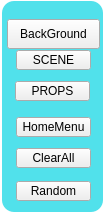
<?xml version="1.0" encoding="UTF-8"?>
<ui version="4.0">
 <class>MainMenu</class>
 <widget class="QWidget" name="MainMenu">
  <property name="geometry">
   <rect>
    <x>0</x>
    <y>0</y>
    <width>103</width>
    <height>212</height>
   </rect>
  </property>
  <property name="mouseTracking">
   <bool>true</bool>
  </property>
  <property name="acceptDrops">
   <bool>true</bool>
  </property>
  <property name="windowTitle">
   <string>Form</string>
  </property>
  <property name="styleSheet">
   <string notr="true">QWidget#MainMenu { background-color: transparent; }
QFrame#frame { background-color: rgba(33, 217, 229, 200);
 border-radius: 12px;}
</string>
  </property>
  <widget class="QFrame" name="frame">
   <property name="geometry">
    <rect>
     <x>2</x>
     <y>1</y>
     <width>101</width>
     <height>211</height>
    </rect>
   </property>
   <property name="frameShape">
    <enum>QFrame::StyledPanel</enum>
   </property>
   <property name="frameShadow">
    <enum>QFrame::Raised</enum>
   </property>
   <widget class="QPushButton" name="BackgroundBtn">
    <property name="geometry">
     <rect>
      <x>5</x>
      <y>18</y>
      <width>93</width>
      <height>30</height>
     </rect>
    </property>
    <property name="mouseTracking">
     <bool>true</bool>
    </property>
    <property name="text">
     <string>BackGround</string>
    </property>
    <property name="iconSize">
     <size>
      <width>16</width>
      <height>16</height>
     </size>
    </property>
   </widget>
   <widget class="QPushButton" name="PropBtn">
    <property name="geometry">
     <rect>
      <x>13</x>
      <y>80</y>
      <width>75</width>
      <height>20</height>
     </rect>
    </property>
    <property name="mouseTracking">
     <bool>true</bool>
    </property>
    <property name="text">
     <string>PROPS</string>
    </property>
   </widget>
   <widget class="QPushButton" name="SceneBtn">
    <property name="geometry">
     <rect>
      <x>14</x>
      <y>49</y>
      <width>75</width>
      <height>20</height>
     </rect>
    </property>
    <property name="mouseTracking">
     <bool>true</bool>
    </property>
    <property name="styleSheet">
     <string notr="true"/>
    </property>
    <property name="text">
     <string>SCENE</string>
    </property>
   </widget>
   <widget class="QPushButton" name="ClearMenuBtn">
    <property name="geometry">
     <rect>
      <x>14</x>
      <y>116</y>
      <width>75</width>
      <height>20</height>
     </rect>
    </property>
    <property name="mouseTracking">
     <bool>true</bool>
    </property>
    <property name="styleSheet">
     <string notr="true"/>
    </property>
    <property name="text">
     <string>HomeMenu</string>
    </property>
   </widget>
   <widget class="QPushButton" name="ClearEntityBtn">
    <property name="geometry">
     <rect>
      <x>14</x>
      <y>147</y>
      <width>75</width>
      <height>20</height>
     </rect>
    </property>
    <property name="mouseTracking">
     <bool>true</bool>
    </property>
    <property name="styleSheet">
     <string notr="true"/>
    </property>
    <property name="text">
     <string>ClearAll</string>
    </property>
   </widget>
   <widget class="QPushButton" name="RandomBtn">
    <property name="geometry">
     <rect>
      <x>14</x>
      <y>180</y>
      <width>75</width>
      <height>20</height>
     </rect>
    </property>
    <property name="mouseTracking">
     <bool>true</bool>
    </property>
    <property name="styleSheet">
     <string notr="true"/>
    </property>
    <property name="text">
     <string>Random</string>
    </property>
   </widget>
  </widget>
 </widget>
 <resources/>
 <connections/>
</ui>
